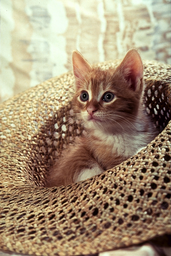
#> input picture cat.png, 171 x 256 px, shrunk from 490 x 733 before the run
$ python Affine.py
#> lines starting #> are read from the running program, lines starting #| are printed output that depends on the picture
import cv2
import math
import numpy as np
import random

class Affine:
    def __init__(self, a, b, m ):
#> called with a = 71, b = 37, m = 256
        self.a = a
        self.b = b
        self.m = m
        while self.IsCoprime() is False:
            print(a," and ",m," Must be Coprime! ")
            a,m = map(int,input("Enter a and m (Seperated by single space): ").split(" "))
            self.a = a
            self.m = m
        self.inv_a =  self.ModInv()

    def IsCoprime(self):
        """
        Check whether a and m is prime or not. If it is prime then it return true else false
        """
        if math.gcd(self.a, self.m) == 1:
            return True
        return False

    def ModInv(self):
        """
        Form equation 1 = inv(a)*a mod m. we find inv(a)
        Inverse exist only if a and m be Coprime
        """
        for i in range(2,self.m):
            if (self.a * i) % self.m == 1 :
                return i
#> further down, original_img is the input picture: shape (256, 171, 3); mean B, G, R 116.7, 143.2, 162.7
        return 1

    def E(self, x):
        """
        m is the length of range. a and b are the Keys of the cipher.
        The value a must be chosen such that a and are coprime.
        """

        return (self.a*x + self.b) % self.m

    def D(self,y):
        """
        Decryption at pixel level
        """
        return (self.inv_a * (y-self.b)) % self.m

    def encryption(self, original_img):
        """
        Encryption of image
        """
        height = original_img.shape[0]
#> height = 256
        width = original_img.shape[1]
#> width = 171

        for i in range(0,height):
            for j in range(0,width):
                a = original_img[i][j]      # rgb list
                r = self.E(a[0])
                g = self.E(a[1])
                b = self.E(a[2])
                original_img[i][j] = [r,g,b]
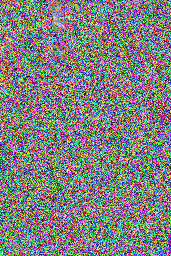
#> original_img: shape (256, 171, 3); mean B, G, R 126.2, 127.3, 127.9

        cv2.imwrite('encrypted_img.png', original_img)  # saving encrypted image


    def decryption(self, encry_img):
        """
        Decryption of image
        """
        height = encry_img.shape[0]
#> height = 256
        width = encry_img.shape[1]
#> width = 171

        for i in range(0,height):
            for j in range(0,width):
                a = encry_img[i][j]         # rgb list
                r = self.D(a[0])
                g = self.D(a[1])
                b = self.D(a[2])
                encry_img[i][j] = [r,g,b]

        cv2.imwrite('decrypted_img.png', encry_img)   # Saving decrypted image


#------------- main program -------------------
A = Affine(71,37,256)
original_img = cv2.imread('cat.png')
A.encryption(original_img)
encry_img = cv2.imread('encrypted_img.png')
A.decryption(encry_img)
